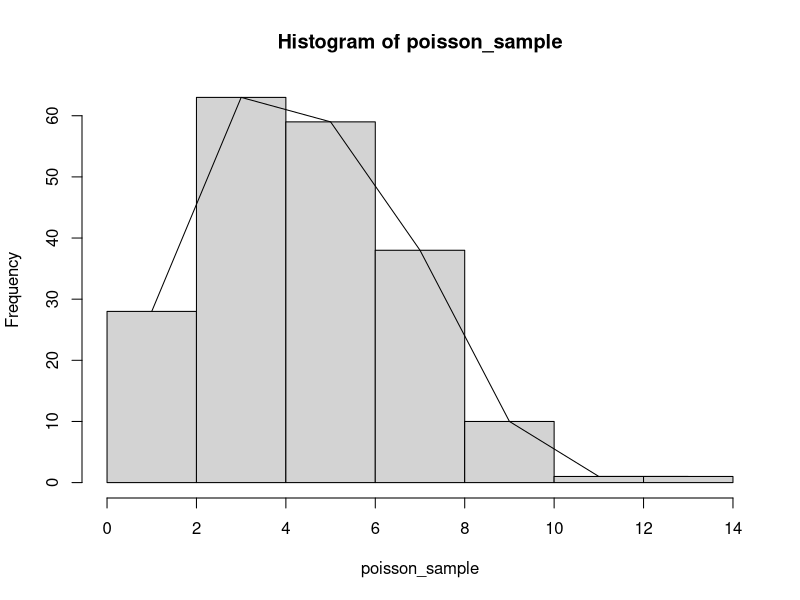

Reproduce this figure in R.
#library(moments)
#Mode function
Mode <- function(x) {
  ux <- unique(x)
  ux[which.max(tabulate(match(x, ux)))]
}



#Poisson distribution
poisson_sample <- rpois(200, 5)  # Генерируем выборку с распределением Пуассона

#Sort sample
sorted_poisson_sample <- sort(poisson_sample)

#Create frequency table 
freq_table <- table(sorted_poisson_sample)
relative_frequencies <- prop.table(freq_table, margin = NULL)

#Create variation series
variation_series <- data.frame(
  Значение = as.numeric(names(freq_table)),
  Абсолютная_частота = as.numeric(freq_table),
  Относительная_частота = as.numeric(relative_frequencies)
)

cat("Ряд абсолютн и оносительных частот\n")
print(variation_series)


#Frequency Polygon
sample_hist <- hist(poisson_sample)
lines(sample_hist$counts ~ sample_hist$mids)

#Estimates of statistics
cat("Числовые характеристики\n")
mean(poisson_sample) # Математическое ожидание
var(poisson_sample) # Дисперсия
sd(poisson_sample) 	# Стандартное отклониение
median(poisson_sample) # Медиана
quantile(poisson_sample, probs = 0.5) # Квантили
Mode(poisson_sample)

#Асиметрия и эксцесс нужна библиотека моментов, но она не подключается почему то
#skewness(poisson_sample)
#kurtosis(poisson_sample)

